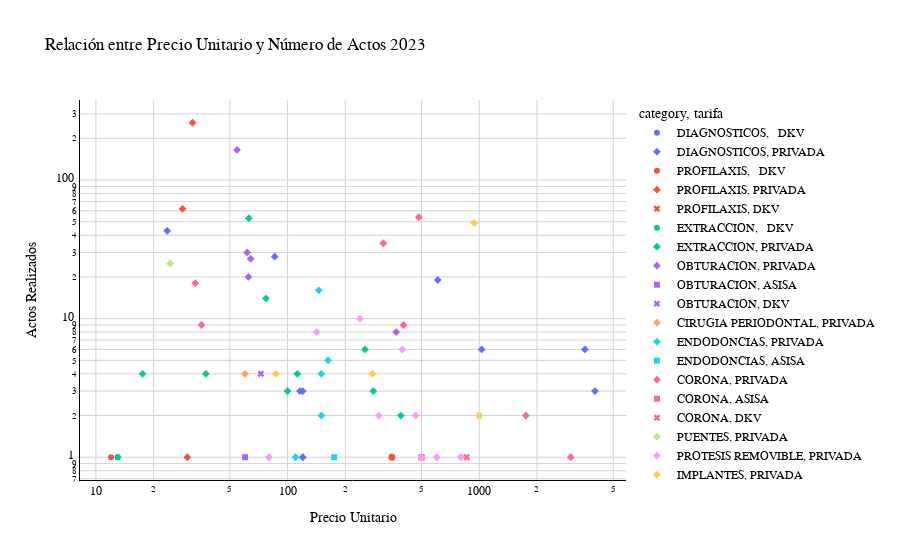

Notebook code for this chart:
### Code cell
fig = px.scatter(tabla_23_completa,
                 x="precio_uni", 
                 y="actos",      
                 color="category",
                 symbol ="tarifa" ,
                 title="Relación entre Precio Unitario y Número de Actos 2023", 
                 labels={"precio_uni": "Precio Unitario", "actos": "Actos Realizados"}, 
                 hover_name="info", 
                 hover_data=['category', 'tarifa', 'total', 'visits']) 

fig.update_layout(
    font_family="Oswald", 
    font_color="black",  
    title_font_color="black", 
    plot_bgcolor='white', 
    paper_bgcolor='white'
)

fig.update_xaxes(
    showgrid=True,
    gridcolor='lightgray', 
    linecolor='black',     
    zerolinecolor='black', 
    tickfont_color='black',
    title_font_color='black', 
    #tickvals=tickvals_x,
    #ticktext=ticktext_x, 
    #range=[0, 4100],  
    type='log'
)

fig.update_yaxes(
    showgrid=True,
    gridcolor='lightgray', 
    linecolor='black',
    zerolinecolor='black', 
    tickfont_color='black', 
    title_font_color='black', 
    #tickvals=tickvals_y, 
    #ticktext=ticktext_y, 
    #range=[0, 260] 
    type='log'
)

fig.show()

### Figure 1 — Plotly figure (JSON) as saved in the notebook; plotly's stock layout.template omitted (floating-point values rounded to 4 significant figures)
{"data": [{"customdata": [["DIAGNOSTICOS", "  DKV", 13, 1]], "hovertemplate": "<b>%{hovertext}</b><br><br>category=%{customdata[0]}<br>tarifa=%{customdata[1]}<br>Precio Unitario=%{x}<br>Actos Realizados=%{y}<br>total=%{customdata[2]}<br>visits=%{customdata[3]}<extra></extra>", "hovertext": ["ORTOPANTOMOGRAFIA"], "legendgroup": "DIAGNOSTICOS,   DKV", "marker": {"color": "#636efa", "symbol": "circle"}, "mode": "markers", "name": "DIAGNOSTICOS,   DKV", "orientation": "v", "showlegend": true, "type": "scatter", "x": [13.0], "xaxis": "x", "y": [1], "yaxis": "y"}, {"customdata": [["DIAGNOSTICOS", "PRIVADA", 1013, 43], ["DIAGNOSTICOS", "PRIVADA", 2400, 28]], "hovertemplate": "<b>%{hovertext}</b><br><br>category=%{customdata[0]}<br>tarifa=%{customdata[1]}<br>Precio Unitario=%{x}<br>Actos Realizados=%{y}<br>total=%{customdata[2]}<br>visits=%{customdata[3]}<extra></extra>", "hovertext": ["ORTOPANTOMOGRAFIA", "TAC"], "legendgroup": "DIAGNOSTICOS, PRIVADA", "marker": {"color": "#636efa", "symbol": "diamond"}, "mode": "markers", "name": "DIAGNOSTICOS, PRIVADA", "orientation": "v", "showlegend": true, "type": "scatter", "x": [23.56, 85.71], "xaxis": "x", "y": [43, 28], "yaxis": "y"}, {"customdata": [["PROFILAXIS", "  DKV", 12, 1]], "hovertemplate": "<b>%{hovertext}</b><br><br>category=%{customdata[0]}<br>tarifa=%{customdata[1]}<br>Precio Unitario=%{x}<br>Actos Realizados=%{y}<br>total=%{customdata[2]}<br>visits=%{customdata[3]}<extra></extra>", "hovertext": ["Copia de LIMPIEZA"], "legendgroup": "PROFILAXIS,   DKV", "marker": {"color": "#EF553B", "symbol": "circle"}, "mode": "markers", "name": "PROFILAXIS,   DKV", "orientation": "v", "showlegend": true, "type": "scatter", "x": [12.0], "xaxis": "x", "y": [1], "yaxis": "y"}, {"customdata": [["PROFILAXIS", "PRIVADA", 8269, 259], ["PROFILAXIS", "PRIVADA", 1755, 62], ["PROFILAXIS", "PRIVADA", 350, 1]], "hovertemplate": "<b>%{hovertext}</b><br><br>category=%{customdata[0]}<br>tarifa=%{customdata[1]}<br>Precio Unitario=%{x}<br>Actos Realizados=%{y}<br>total=%{customdata[2]}<br>visits=%{customdata[3]}<extra></extra>", "hovertext": ["Copia de LIMPIEZA", "LI1", "LI2"], "legendgroup": "PROFILAXIS, PRIVADA", "marker": {"color": "#EF553B", "symbol": "diamond"}, "mode": "markers", "name": "PROFILAXIS, PRIVADA", "orientation": "v", "showlegend": true, "type": "scatter", "x": [31.93, 28.31, 350.0], "xaxis": "x", "y": [259, 62, 1], "yaxis": "y"}, {"customdata": [["PROFILAXIS", "DKV", 350, 1]], "hovertemplate": "<b>%{hovertext}</b><br><br>category=%{customdata[0]}<br>tarifa=%{customdata[1]}<br>Precio Unitario=%{x}<br>Actos Realizados=%{y}<br>total=%{customdata[2]}<br>visits=%{customdata[3]}<extra></extra>", "hovertext": ["LI2"], "legendgroup": "PROFILAXIS, DKV", "marker": {"color": "#EF553B", "symbol": "x"}, "mode": "markers", "name": "PROFILAXIS, DKV", "orientation": "v", "showlegend": true, "type": "scatter", "x": [350.0], "xaxis": "x", "y": [1], "yaxis": "y"}, {"customdata": [["EXTRACCION", "  DKV", 13, 1]], "hovertemplate": "<b>%{hovertext}</b><br><br>category=%{customdata[0]}<br>tarifa=%{customdata[1]}<br>Precio Unitario=%{x}<br>Actos Realizados=%{y}<br>total=%{customdata[2]}<br>visits=%{customdata[3]}<extra></extra>", "hovertext": ["Copia de EXTRACCION SIMPLE"], "legendgroup": "EXTRACCION,   DKV", "marker": {"color": "#00cc96", "symbol": "circle"}, "mode": "markers", "name": "EXTRACCION,   DKV", "orientation": "v", "showlegend": true, "type": "scatter", "x": [13.0], "xaxis": "x", "y": [1], "yaxis": "y"}, {"customdata": [["EXTRACCION", "PRIVADA", 70, 4], ["EXTRACCION", "PRIVADA", 3329, 42], ["EXTRACCION", "PRIVADA", 840, 3], ["EXTRACCION", "PRIVADA", 1080, 12], ["EXTRACCION", "PRIVADA", 300, 3], ["EXTRACCION", "PRIVADA", 450, 2], ["EXTRACCION", "PRIVADA", 1520, 4], ["EXTRACCION", "PRIVADA", 150, 2]], "hovertemplate": "<b>%{hovertext}</b><br><br>category=%{customdata[0]}<br>tarifa=%{customdata[1]}<br>Precio Unitario=%{x}<br>Actos Realizados=%{y}<br>total=%{customdata[2]}<br>visits=%{customdata[3]}<extra></extra>", "hovertext": ["EXTR. TEMPORAL", "Copia de EXTRACCION SIMPLE", "EXTRACCION SIMPLE", "EXTRACCION RESTO RADICULAR", "EXTRACCION COMPLEJA", "EXTRACCION QUIRURGICA", "EXTRACCION QUIRURGICA TERCER MOLAR INCLUIDO", "EXTRACCION DE IMPLANTE"], "legendgroup": "EXTRACCION, PRIVADA", "marker": {"color": "#00cc96", "symbol": "diamond"}, "mode": "markers", "name": "EXTRACCION, PRIVADA", "orientation": "v", "showlegend": true, "type": "scatter", "x": [17.5, 62.81, 280.0, 77.14, 100.0, 112.5, 253.3, 37.5], "xaxis": "x", "y": [4, 53, 3, 14, 3, 4, 6, 4], "yaxis": "y"}, {"customdata": [["OBTURACION", "PRIVADA", 8992, 129], ["OBTURACION", "PRIVADA", 1845, 23], ["OBTURACION", "PRIVADA", 1250, 17], ["OBTURACION", "PRIVADA", 1733, 27]], "hovertemplate": "<b>%{hovertext}</b><br><br>category=%{customdata[0]}<br>tarifa=%{customdata[1]}<br>Precio Unitario=%{x}<br>Actos Realizados=%{y}<br>total=%{customdata[2]}<br>visits=%{customdata[3]}<extra></extra>", "hovertext": ["OBTURACION", "OBTURACION SIMPLE", "RECONSTRUCCION", "RECONSTRUCCION COMPOSITE"], "legendgroup": "OBTURACION, PRIVADA", "marker": {"color": "#ab63fa", "symbol": "diamond"}, "mode": "markers", "name": "OBTURACION, PRIVADA", "orientation": "v", "showlegend": true, "type": "scatter", "x": [54.5, 61.5, 62.5, 64.19], "xaxis": "x", "y": [165, 30, 20, 27], "yaxis": "y"}, {"customdata": [["OBTURACION", "ASISA", 60, 1]], "hovertemplate": "<b>%{hovertext}</b><br><br>category=%{customdata[0]}<br>tarifa=%{customdata[1]}<br>Precio Unitario=%{x}<br>Actos Realizados=%{y}<br>total=%{customdata[2]}<br>visits=%{customdata[3]}<extra></extra>", "hovertext": ["RECONSTRUCCION COMPOSITE"], "legendgroup": "OBTURACION, ASISA", "marker": {"color": "#ab63fa", "symbol": "square"}, "mode": "markers", "name": "OBTURACION, ASISA", "orientation": "v", "showlegend": true, "type": "scatter", "x": [60.0], "xaxis": "x", "y": [1], "yaxis": "y"}, {"customdata": [["OBTURACION", "DKV", 290, 4]], "hovertemplate": "<b>%{hovertext}</b><br><br>category=%{customdata[0]}<br>tarifa=%{customdata[1]}<br>Precio Unitario=%{x}<br>Actos Realizados=%{y}<br>total=%{customdata[2]}<br>visits=%{customdata[3]}<extra></extra>", "hovertext": ["RECONSTRUCCION COMPOSITE"], "legendgroup": "OBTURACION, DKV", "marker": {"color": "#ab63fa", "symbol": "x"}, "mode": "markers", "name": "OBTURACION, DKV", "orientation": "v", "showlegend": true, "type": "scatter", "x": [72.5], "xaxis": "x", "y": [4], "yaxis": "y"}, {"customdata": [["CIRUGIA PERIODONTAL", "PRIVADA", 240, 2]], "hovertemplate": "<b>%{hovertext}</b><br><br>category=%{customdata[0]}<br>tarifa=%{customdata[1]}<br>Precio Unitario=%{x}<br>Actos Realizados=%{y}<br>total=%{customdata[2]}<br>visits=%{customdata[3]}<extra></extra>", "hovertext": ["CURETAJE GINGIVAL POR CUADRANT"], "legendgroup": "CIRUGIA PERIODONTAL, PRIVADA", "marker": {"color": "#FFA15A", "symbol": "diamond"}, "mode": "markers", "name": "CIRUGIA PERIODONTAL, PRIVADA", "orientation": "v", "showlegend": true, "type": "scatter", "x": [60.0], "xaxis": "x", "y": [4], "yaxis": "y"}, {"customdata": [["ENDODONCIAS", "PRIVADA", 2330, 16], ["ENDODONCIAS", "PRIVADA", 300, 1], ["ENDODONCIAS", "PRIVADA", 600, 4], ["ENDODONCIAS", "PRIVADA", 813, 5], ["ENDODONCIAS", "PRIVADA", 110, 1]], "hovertemplate": "<b>%{hovertext}</b><br><br>category=%{customdata[0]}<br>tarifa=%{customdata[1]}<br>Precio Unitario=%{x}<br>Actos Realizados=%{y}<br>total=%{customdata[2]}<br>visits=%{customdata[3]}<extra></extra>", "hovertext": ["Copia de ENDODONCIA ANTERIOR", "ENDODONCIA DE 1 CANAL", "ENDODONCIA DE 2 CANALES", "ENDODONCIA DE 3 CANALES", "ENDODONCIA DE 3 MOLAR"], "legendgroup": "ENDODONCIAS, PRIVADA", "marker": {"color": "#19d3f3", "symbol": "diamond"}, "mode": "markers", "name": "ENDODONCIAS, PRIVADA", "orientation": "v", "showlegend": true, "type": "scatter", "x": [145.6, 150.0, 150.0, 162.6, 110.0], "xaxis": "x", "y": [16, 2, 4, 5, 1], "yaxis": "y"}, {"customdata": [["ENDODONCIAS", "ASISA", 175, 1]], "hovertemplate": "<b>%{hovertext}</b><br><br>category=%{customdata[0]}<br>tarifa=%{customdata[1]}<br>Precio Unitario=%{x}<br>Actos Realizados=%{y}<br>total=%{customdata[2]}<br>visits=%{customdata[3]}<extra></extra>", "hovertext": ["ENDODONCIA DE 4 0 MAS CANALES"], "legendgroup": "ENDODONCIAS, ASISA", "marker": {"color": "#19d3f3", "symbol": "square"}, "mode": "markers", "name": "ENDODONCIAS, ASISA", "orientation": "v", "showlegend": true, "type": "scatter", "x": [175.0], "xaxis": "x", "y": [1], "yaxis": "y"}, {"customdata": [["CORONA", "PRIVADA", 11056, 26], ["CORONA", "PRIVADA", 594, 13], ["CORONA", "PRIVADA", 26131, 29], ["CORONA", "PRIVADA", 3625, 5], ["CORONA", "PRIVADA", 320, 5], ["CORONA", "PRIVADA", 3500, 2], ["CORONA", "PRIVADA", 3000, 1]], "hovertemplate": "<b>%{hovertext}</b><br><br>category=%{customdata[0]}<br>tarifa=%{customdata[1]}<br>Precio Unitario=%{x}<br>Actos Realizados=%{y}<br>total=%{customdata[2]}<br>visits=%{customdata[3]}<extra></extra>", "hovertext": ["CORONA METAL CERAMICA", "CORONA RESINA(LABORATORIO)", "CORONA IMPLANTE", "CORONA IMPLANTE ZIRCONIO", "RECEMENTADO DE CORONA", "PROTESIS COMPLETA CERAMICA", "PROTESIS HIBRIDA RESINA"], "legendgroup": "CORONA, PRIVADA", "marker": {"color": "#FF6692", "symbol": "diamond"}, "mode": "markers", "name": "CORONA, PRIVADA", "orientation": "v", "showlegend": true, "type": "scatter", "x": [315.9, 33.0, 483.9, 402.8, 35.56, 1750.0, 3000.0], "xaxis": "x", "y": [35, 18, 54, 9, 9, 2, 1], "yaxis": "y"}, {"customdata": [["CORONA", "ASISA", 500, 1]], "hovertemplate": "<b>%{hovertext}</b><br><br>category=%{customdata[0]}<br>tarifa=%{customdata[1]}<br>Precio Unitario=%{x}<br>Actos Realizados=%{y}<br>total=%{customdata[2]}<br>visits=%{customdata[3]}<extra></extra>", "hovertext": ["CORONA IMPLANTE"], "legendgroup": "CORONA, ASISA", "marker": {"color": "#FF6692", "symbol": "square"}, "mode": "markers", "name": "CORONA, ASISA", "orientation": "v", "showlegend": true, "type": "scatter", "x": [500.0], "xaxis": "x", "y": [1], "yaxis": "y"}, {"customdata": [["CORONA", "DKV", 500, 1], ["CORONA", "DKV", 860, 1]], "hovertemplate": "<b>%{hovertext}</b><br><br>category=%{customdata[0]}<br>tarifa=%{customdata[1]}<br>Precio Unitario=%{x}<br>Actos Realizados=%{y}<br>total=%{customdata[2]}<br>visits=%{customdata[3]}<extra></extra>", "hovertext": ["CORONA IMPLANTE", "CORONA TOTAL METAL NOBLE"], "legendgroup": "CORONA, DKV", "marker": {"color": "#FF6692", "symbol": "x"}, "mode": "markers", "name": "CORONA, DKV", "orientation": "v", "showlegend": true, "type": "scatter", "x": [500.0, 860.0], "xaxis": "x", "y": [1, 1], "yaxis": "y"}, {"customdata": [["PUENTES", "PRIVADA", 610, 11]], "hovertemplate": "<b>%{hovertext}</b><br><br>category=%{customdata[0]}<br>tarifa=%{customdata[1]}<br>Precio Unitario=%{x}<br>Actos Realizados=%{y}<br>total=%{customdata[2]}<br>visits=%{customdata[3]}<extra></extra>", "hovertext": ["RECEMENTADO DE PUENTE"], "legendgroup": "PUENTES, PRIVADA", "marker": {"color": "#B6E880", "symbol": "diamond"}, "mode": "markers", "name": "PUENTES, PRIVADA", "orientation": "v", "showlegend": true, "type": "scatter", "x": [24.4], "xaxis": "x", "y": [25], "yaxis": "y"}, {"customdata": [["PROTESIS REMOVIBLE", "PRIVADA", 932, 2], ["PROTESIS REMOVIBLE", "PRIVADA", 2385, 10], ["PROTESIS REMOVIBLE", "PRIVADA", 500, 1], ["PROTESIS REMOVIBLE", "PRIVADA", 120, 1], ["PROTESIS REMOVIBLE", "PRIVADA", 800, 1], ["PROTESIS REMOVIBLE", "PRIVADA", 80, 1], ["PROTESIS REMOVIBLE", "PRIVADA", 600, 1], ["PROTESIS REMOVIBLE", "PRIVADA", 2380, 6], ["PROTESIS REMOVIBLE", "PRIVADA", 598, 2], ["PROTESIS REMOVIBLE", "PRIVADA", 1135, 8]], "hovertemplate": "<b>%{hovertext}</b><br><br>category=%{customdata[0]}<br>tarifa=%{customdata[1]}<br>Precio Unitario=%{x}<br>Actos Realizados=%{y}<br>total=%{customdata[2]}<br>visits=%{customdata[3]}<extra></extra>", "hovertext": ["PROTESIS MAXILOFACIAL", "FERULA DESCARGA", "DENT. COMPLETA INFERIOR", "AJUST. DENT. COMPLETA SUPERIOR", "DENT. COMPLETA SUPERIOR", "REPARACION BASE DENT. COMPLETA", "Copia de PARCIAL INFERIOR", "Copia de PARCIAL SUPERIOR", "PARCIAL SUPERIOR", "COMPOSTURA DIENTE"], "legendgroup": "PROTESIS REMOVIBLE, PRIVADA", "marker": {"color": "#FF97FF", "symbol": "diamond"}, "mode": "markers", "name": "PROTESIS REMOVIBLE, PRIVADA", "orientation": "v", "showlegend": true, "type": "scatter", "x": [466.0, 238.5, 500.0, 120.0, 800.0, 80.0, 600.0, 396.7, 299.0, 141.9], "xaxis": "x", "y": [2, 10, 1, 1, 1, 1, 1, 6, 2, 8], "yaxis": "y"}, {"customdata": [["IMPLANTES", "PRIVADA", 1108, 4], ["IMPLANTES", "PRIVADA", 348, 4], ["IMPLANTES", "PRIVADA", 46120, 35]], "hovertemplate": "<b>%{hovertext}</b><br><br>category=%{customdata[0]}<br>tarifa=%{customdata[1]}<br>Precio Unitario=%{x}<br>Actos Realizados=%{y}<br>total=%{customdata[2]}<br>visits=%{customdata[3]}<extra></extra>", "hovertext": ["ADITAMENTOS PROTESICOS", "SUPRA O MESOESTRUCTURA", "IMPLANTE"], "legendgroup": "IMPLANTES, PRIVADA", "marker": {"color": "#FECB52", "symbol": "diamond"}, "mode": "markers", "name": "IMPLANTES, PRIVADA", "orientation": "v", "showlegend": true, "type": "scatter", "x": [277.0, 87.0, 941.2], "xaxis": "x", "y": [4, 4, 49], "yaxis": "y"}, {"customdata": [["IMPLANTES", "DKV", 2000, 2]], "hovertemplate": "<b>%{hovertext}</b><br><br>category=%{customdata[0]}<br>tarifa=%{customdata[1]}<br>Precio Unitario=%{x}<br>Actos Realizados=%{y}<br>total=%{customdata[2]}<br>visits=%{customdata[3]}<extra></extra>", "hovertext": ["IMPLANTE"], "legendgroup": "IMPLANTES, DKV", "marker": {"color": "#FECB52", "symbol": "x"}, "mode": "markers", "name": "IMPLANTES, DKV", "orientation": "v", "showlegend": true, "type": "scatter", "x": [1000.0], "xaxis": "x", "y": [2], "yaxis": "y"}, {"customdata": [["ORTODONCIAS", "PRIVADA", 6179, 6], ["ORTODONCIAS", "PRIVADA", 11543, 19], ["ORTODONCIAS", "PRIVADA", 12040, 3], ["ORTODONCIAS", "PRIVADA", 21350, 6], ["ORTODONCIAS", "PRIVADA", 120, 1], ["ORTODONCIAS", "PRIVADA", 348, 3], ["ORTODONCIAS", "PRIVADA", 360, 3]], "hovertemplate": "<b>%{hovertext}</b><br><br>category=%{customdata[0]}<br>tarifa=%{customdata[1]}<br>Precio Unitario=%{x}<br>Actos Realizados=%{y}<br>total=%{customdata[2]}<br>visits=%{customdata[3]}<extra></extra>", "hovertext": ["1 visitas ortodoncia", "BRACKETS METALICOS", "BRACKETS ESTETICOS", "INVISALIGN", "RELAIN. DENT. PARCIAL SUPERIOR", "RETENEDOR LINGUAL SUP", "RETENEDOR LINGUAL INF"], "legendgroup": "ORTODONCIAS, PRIVADA", "marker": {"color": "#636efa", "symbol": "diamond"}, "mode": "markers", "name": "ORTODONCIAS, PRIVADA", "orientation": "v", "showlegend": true, "type": "scatter", "x": [1030.0, 607.5, 4013.0, 3558.0, 120.0, 116.0, 120.0], "xaxis": "x", "y": [6, 19, 3, 6, 1, 3, 3], "yaxis": "y"}, {"customdata": [["FRENECTOMIA", "PRIVADA", 30, 1]], "hovertemplate": "<b>%{hovertext}</b><br><br>category=%{customdata[0]}<br>tarifa=%{customdata[1]}<br>Precio Unitario=%{x}<br>Actos Realizados=%{y}<br>total=%{customdata[2]}<br>visits=%{customdata[3]}<extra></extra>", "hovertext": ["FRENECTOMIA INFANTIL"], "legendgroup": "FRENECTOMIA, PRIVADA", "marker": {"color": "#EF553B", "symbol": "diamond"}, "mode": "markers", "name": "FRENECTOMIA, PRIVADA", "orientation": "v", "showlegend": true, "type": "scatter", "x": [30.0], "xaxis": "x", "y": [1], "yaxis": "y"}, {"customdata": [["CIRUGIA MAXILOFACIAL", "PRIVADA", 780, 2]], "hovertemplate": "<b>%{hovertext}</b><br><br>category=%{customdata[0]}<br>tarifa=%{customdata[1]}<br>Precio Unitario=%{x}<br>Actos Realizados=%{y}<br>total=%{customdata[2]}<br>visits=%{customdata[3]}<extra></extra>", "hovertext": ["INJERTO OSEO"], "legendgroup": "CIRUGIA MAXILOFACIAL, PRIVADA", "marker": {"color": "#00cc96", "symbol": "diamond"}, "mode": "markers", "name": "CIRUGIA MAXILOFACIAL, PRIVADA", "orientation": "v", "showlegend": true, "type": "scatter", "x": [390.0], "xaxis": "x", "y": [2], "yaxis": "y"}, {"customdata": [["BLANQUEAMIENTO", "PRIVADA", 2950, 8]], "hovertemplate": "<b>%{hovertext}</b><br><br>category=%{customdata[0]}<br>tarifa=%{customdata[1]}<br>Precio Unitario=%{x}<br>Actos Realizados=%{y}<br>total=%{customdata[2]}<br>visits=%{customdata[3]}<extra></extra>", "hovertext": ["BLANQUEAMIENTO PHILIPS ZOOM"], "legendgroup": "BLANQUEAMIENTO, PRIVADA", "marker": {"color": "#ab63fa", "symbol": "diamond"}, "mode": "markers", "name": "BLANQUEAMIENTO, PRIVADA", "orientation": "v", "showlegend": true, "type": "scatter", "x": [368.8], "xaxis": "x", "y": [8], "yaxis": "y"}], "layout": {"font": {"color": "black", "family": "Oswald"}, "legend": {"title": {"text": "category, tarifa"}, "tracegroupgap": 0}, "paper_bgcolor": "white", "plot_bgcolor": "white", "title": {"font": {"color": "black"}, "text": "Relación entre Precio Unitario y Número de Actos 2023"}, "xaxis": {"anchor": "y", "domain": [0, 1], "gridcolor": "lightgray", "linecolor": "black", "showgrid": true, "tickfont": {"color": "black"}, "title": {"font": {"color": "black"}, "text": "Precio Unitario"}, "type": "log", "zerolinecolor": "black"}, "yaxis": {"anchor": "x", "domain": [0, 1], "gridcolor": "lightgray", "linecolor": "black", "showgrid": true, "tickfont": {"color": "black"}, "title": {"font": {"color": "black"}, "text": "Actos Realizados"}, "type": "log", "zerolinecolor": "black"}}}
